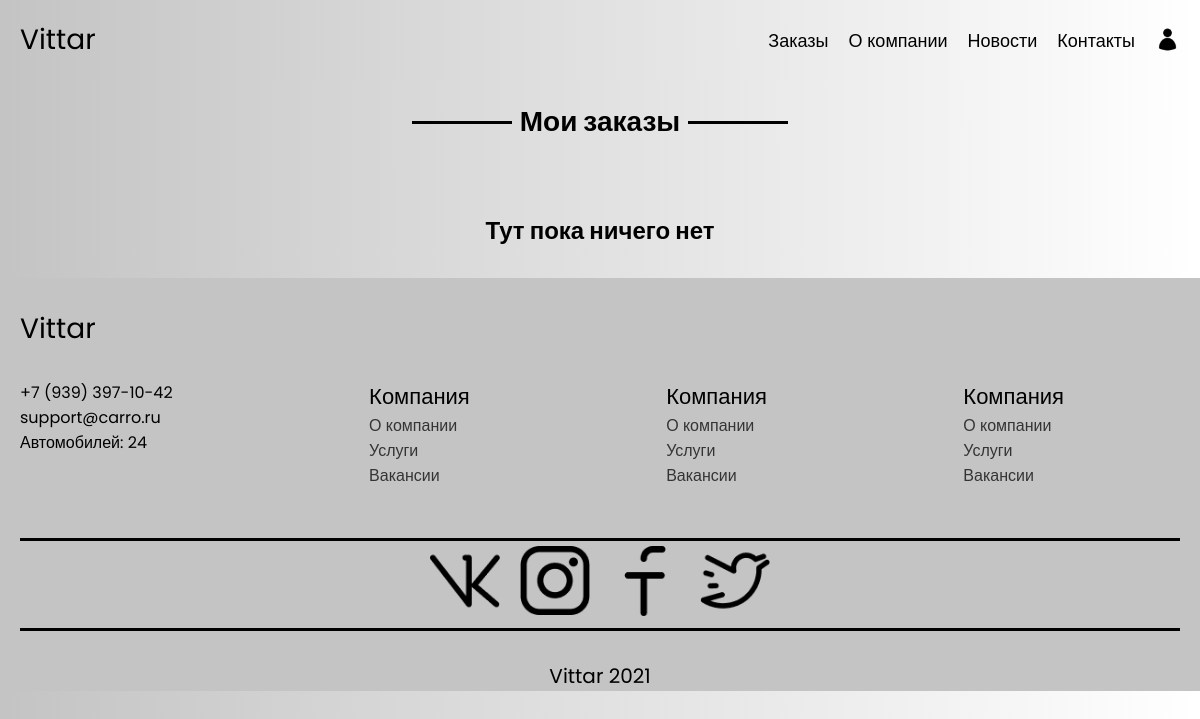
Page /orders/ (signed in) on the earlier database version.
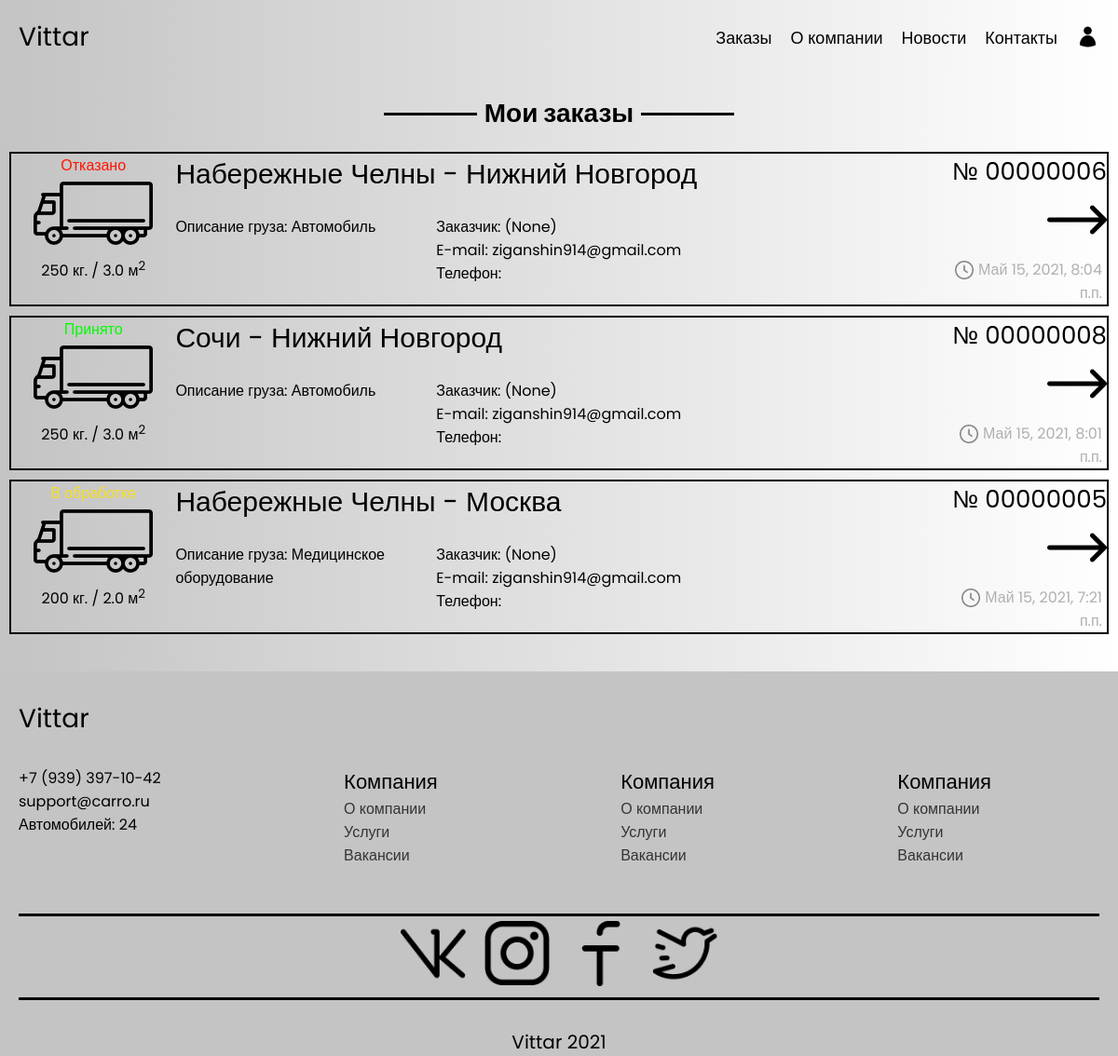
Same page on the later database version.
### OrderApp/models.py (models this page shows, shortened)
class Order(models.Model):
    user = models.ForeignKey(settings.AUTH_USER_MODEL, on_delete=models.CASCADE, null=True, blank=True, related_name='user_orders', verbose_name='Заказчик')
    departure_address = models.CharField(max_length=100, verbose_name='Адрес отправки')
    delivery_address = models.CharField(max_length=100, verbose_name='Адрес доствки')
    distance = models.DecimalField(max_digits=8, decimal_places=2, verbose_name='Расстояние между адресами')
    cargo_name = models.CharField(max_length=100, verbose_name='Описание груза')
    cargo_weight = models.IntegerField(verbose_name='Вес груза (кг.)')
    cargo_volume = models.DecimalField(max_digits=4, decimal_places=1, verbose_name='Объем груза (куб. метры')
    cargo_loading_date = models.DateField(verbose_name='Дата загрузки груза') # ограничить выбор раньше сегодняшней даты!!
    cargo_loading_time = models.TimeField(verbose_name='Время загрузки груза')
    cargo_unloading_date = models.DateField(blank=True, null=True, verbose_name='Дата выгрузки груза')
    cargo_unloading_time = models.TimeField(blank=True, null=True, verbose_name='Время выгрузки груза')
    additional_requirements = models.TextField(blank=True, null=True, verbose_name='Дополнительные требования')
    order_stage = models.CharField(max_length=1, choices=ORDER_STAGE, default='В', verbose_name='Стутус заказы')
    price = models.DecimalField(max_digits=8, decimal_places=2, blank=True, null=True, verbose_name='Цена заказа')
    adding_datetime = models.DateTimeField(auto_now=True, verbose_name='Дата и время добавления заказа')
    class Meta:
        ordering = ('adding_datetime', 'cargo_name',)
        verbose_name = 'Заказ'
        verbose_name_plural = 'Заказы'

### UserApp/models.py (models this page shows)
class User(AbstractUser):
    username = None
    full_name = models.CharField(max_length=100, verbose_name='ФИО')
    email = models.EmailField(_('email address'), unique=True)
    company_name = models.CharField(max_length=100, blank=True, null=True, verbose_name='Название компании')
    phone = models.CharField(max_length=17, verbose_name='Номер телефона')
    objects = UserManager()
    USERNAME_FIELD = 'email'
    REQUIRED_FIELDS = []

### OrderApp/views.py (the view)
# urls.py: path('orders/', views.user_orders, name='user_orders'),
@login_required
def user_orders(request):
    user = request.user
    orders = Order.objects.filter(user=user).order_by('-adding_datetime')
    paginator = Paginator(orders, 3)
    page = request.GET.get('page')
    try:
        orders = paginator.page(page)
    except PageNotAnInteger:
        orders =paginator.page(1)
    except EmptyPage:
        if request.is_ajax():
            return HttpResponse('')
        orders = paginator.page(paginator.num_pages)
    if request.is_ajax():
        return render(request, 'OrderApp/user_orders_ajax.html', {'orders': orders})
    return render(request, 'OrderApp/user_orders.html', {'orders': orders})

### OrderApp/templatetags/extra_filters.py (called while the page is built)
@register.filter
@stringfilter
def rightzeros(val):
    while len(val) != 8:
        val = '0' + str(val)
    return val

### OrderApp/templates/OrderApp/user_orders.html (shortened to what this page needs)
{% extends 'OrderApp/base.html' %}
{% load static %}
{% load extra_filters %}
{% block style %}{% static 'css/OrderApp/user_orders.css' %}{% endblock %}
{% block content %}
    <div class="content">
        <h3 class="content__header">
            <span>Мои заказы</span>
        </h3>
        <div class="content__body">
            <div class="orders">
                {% include 'OrderApp/user_orders_ajax.html' %}
            </div>
        </div>
    </div>
{% endblock %}

### OrderApp/templates/OrderApp/user_orders_ajax.html
{% load static %}
{% load extra_filters %}
{% for order in orders %}
    <a href="#" class="order">
        <div class="order__block_1">
            <p
               {% if order.order_stage == 'В' %}
                   class="processing"
               {% elif order.order_stage == 'П' %}
                   class="accepted"
               {% elif order.order_stage == 'О' %}
                   class="denied"
               {% endif %}
            >{{ order.get_order_stage_display }}</p>
            <img src="{% static 'img/Иконка грузовика.png' %}">
            <p>{{ order.cargo_weight }} кг. / {{ order.cargo_volume }} м<sup>2</sup></p>
        </div>
        <div class="order__block_2">
            <div class="order__block_2_1">
                <p>{{ order.departure_address }} - {{ order.delivery_address }}</p>
            </div>
            <div class="order__block_2_2">
                <p>Описание груза: {{ order.cargo_name }}</p>
            </div>
            <div class="order_block_2_3">
                <p>Заказчик: {{ order.user.full_name }} ({{ order.user.company_name }})</p>
                <p>E-mail: {{ order.user }}</p>
                <p>Телефон: {{ order.user.phone }}</p>
            </div>
        </div>
        <div class="order__block_3">
            <p class="number">№ {{ order.id|rightzeros }}</p>
            <img class="more" src="{% static 'img/Кнопка подробнее.png' %}">
            <p><img src="{% static 'img/Иконка часов.png' %}">{{ order.adding_datetime }}</p>
        </div>
    </a>
{% empty %}
    <h4 class="empty">Тут пока ничего нет</h4>
{% endfor %}

Differences in the rows shown:
added Order: order_stage "Отказано", cargo_weight "250", cargo_volume "3.0", departure_address "Набережные Челны", delivery_address "Нижний Новгород", cargo_name "Автомобиль", user.company_name "None", user "ziganshin914@gmail.com", id|rightzeros "00000006", adding_datetime "Май 15, 2021, 8:04 п.п."
added Order: order_stage "Принято", cargo_weight "250", cargo_volume "3.0", departure_address "Сочи", delivery_address "Нижний Новгород", cargo_name "Автомобиль", user.company_name "None", user "ziganshin914@gmail.com", id|rightzeros "00000008", adding_datetime "Май 15, 2021, 8:01 п.п."
added Order: cargo_weight "200", cargo_volume "2.0", departure_address "Набережные Челны", delivery_address "Москва", cargo_name "Медицинское оборудование", user.company_name "None", user "ziganshin914@gmail.com", id|rightzeros "00000005", adding_datetime "Май 15, 2021, 7:21 п.п.", order_stage "В" (drawn)
Other differences:
text no longer shown: "Тут пока ничего нет"
